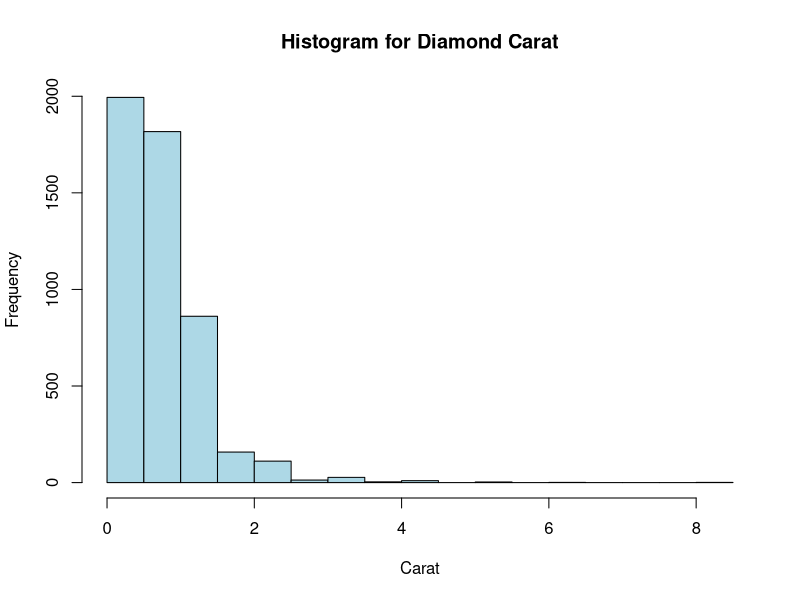
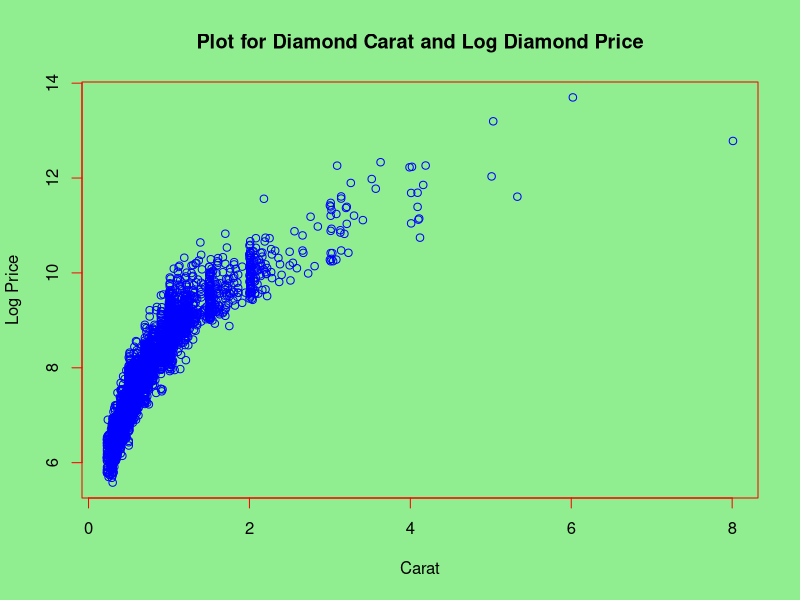
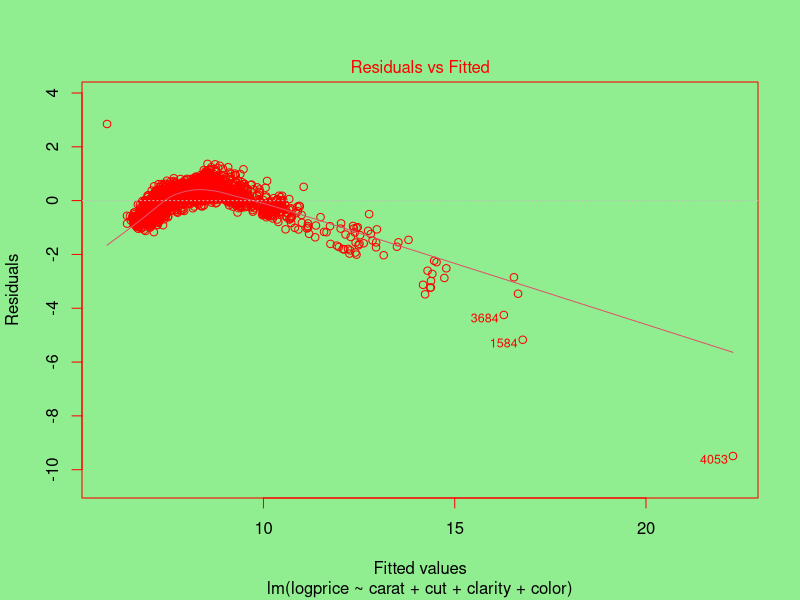
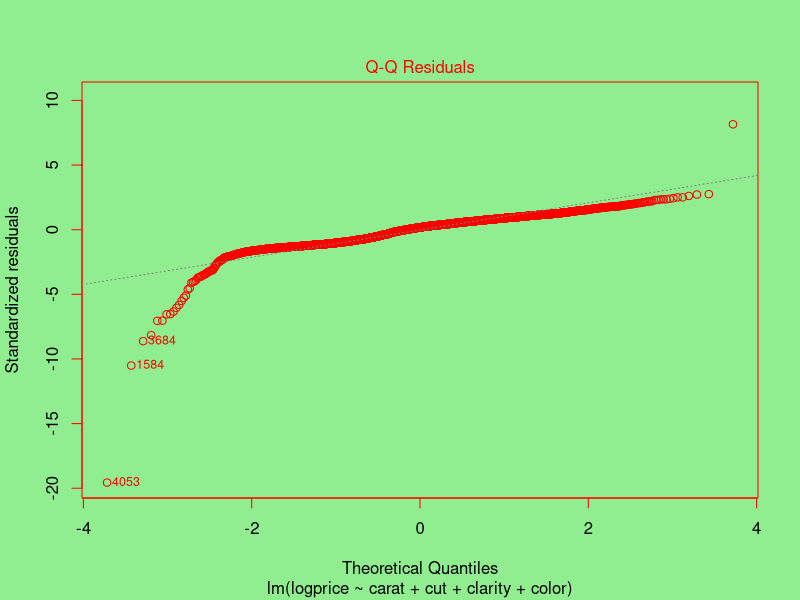
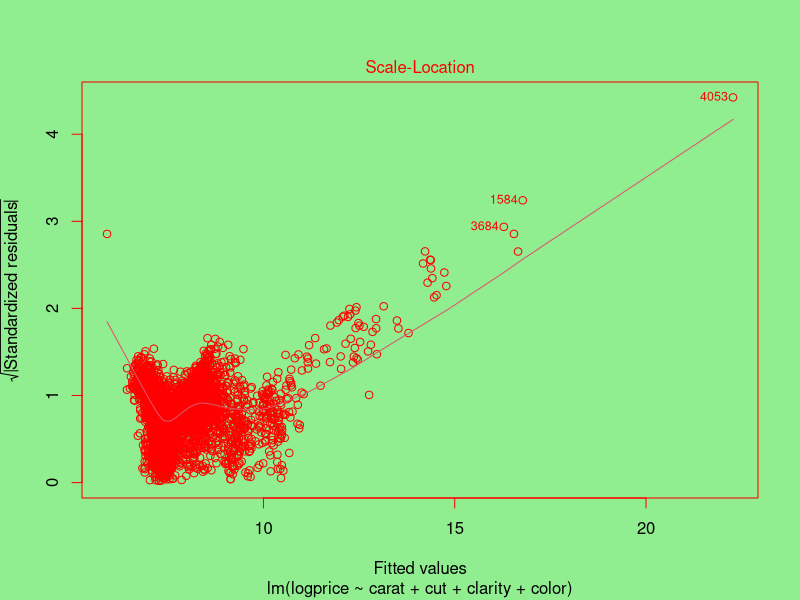
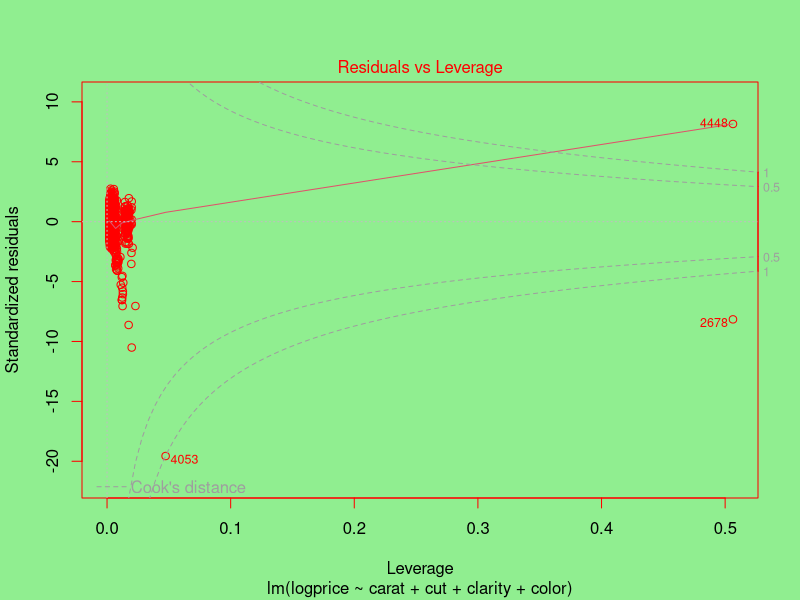

These charts were generated, in order, by the following R code:
# Let us import data into R
# Method 1, you can use workspace ->import dataset 
# Method 2, type commands
diamond <- read.csv("diamond.csv")
price <- read.csv("price.csv")

# simple data check
head(diamond)

# data transformation
logprice = log(diamond$price)
diamond$logprice = logprice


# data summary
summary(diamond$color)

# histogram
hist(diamond$carat, main="Histogram for Diamond Carat", xlab="Carat", col="lightblue")

## section 101 stopped here on Oct 17th. 


# Do a two way table summary
table(diamond$color, diamond$clarity)

## section 102 stopped here on Oct 17th. 
## section 103 stopped here on Oct 17th. 

## Plot demostration
par(bg="lightgreen",fg="red")
plot(diamond$carat, log(diamond$price),
     main="Plot for Diamond Carat and Log Diamond Price",
     xlab="Carat", ylab="Log Price", col="blue")

model1 = lm(logprice~carat+cut+clarity+color, data=diamond)
summary(model1)
plot(model1)
